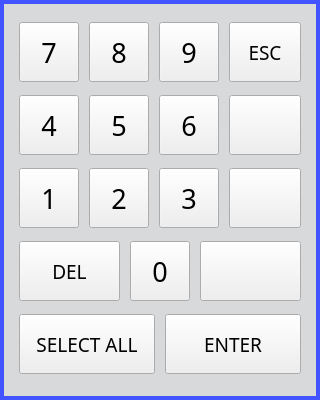
<?xml version="1.0" encoding="UTF-8"?>
<ui version="4.0">
 <class>Dialog</class>
 <widget class="QDialog" name="Dialog">
  <property name="windowModality">
   <enum>Qt::NonModal</enum>
  </property>
  <property name="geometry">
   <rect>
    <x>0</x>
    <y>0</y>
    <width>320</width>
    <height>400</height>
   </rect>
  </property>
  <property name="focusPolicy">
   <enum>Qt::NoFocus</enum>
  </property>
  <property name="windowTitle">
   <string>Dialog</string>
  </property>
  <layout class="QVBoxLayout" name="verticalLayout">
   <property name="spacing">
    <number>0</number>
   </property>
   <property name="sizeConstraint">
    <enum>QLayout::SetFixedSize</enum>
   </property>
   <property name="leftMargin">
    <number>0</number>
   </property>
   <property name="topMargin">
    <number>0</number>
   </property>
   <property name="rightMargin">
    <number>0</number>
   </property>
   <property name="bottomMargin">
    <number>0</number>
   </property>
   <item>
    <widget class="QFrame" name="frame">
     <property name="sizePolicy">
      <sizepolicy hsizetype="Fixed" vsizetype="Fixed">
       <horstretch>0</horstretch>
       <verstretch>0</verstretch>
      </sizepolicy>
     </property>
     <property name="minimumSize">
      <size>
       <width>320</width>
       <height>400</height>
      </size>
     </property>
     <property name="maximumSize">
      <size>
       <width>320</width>
       <height>400</height>
      </size>
     </property>
     <property name="styleSheet">
      <string notr="true">QFrame{
    border-style: solid;
    border-width: 4px;
    border-color: rgb(65, 84, 255);
    border-radius: 0px;
    background: rgb(216, 217, 218);
}</string>
     </property>
     <property name="frameShape">
      <enum>QFrame::StyledPanel</enum>
     </property>
     <property name="frameShadow">
      <enum>QFrame::Raised</enum>
     </property>
     <layout class="QVBoxLayout" name="verticalLayout_2">
      <property name="spacing">
       <number>10</number>
      </property>
      <property name="leftMargin">
       <number>15</number>
      </property>
      <property name="topMargin">
       <number>15</number>
      </property>
      <property name="rightMargin">
       <number>15</number>
      </property>
      <property name="bottomMargin">
       <number>15</number>
      </property>
      <item>
       <layout class="QHBoxLayout" name="horizontalLayout_2">
        <property name="spacing">
         <number>10</number>
        </property>
        <item>
         <widget class="VKBKey" name="np7">
          <property name="sizePolicy">
           <sizepolicy hsizetype="Fixed" vsizetype="Fixed">
            <horstretch>0</horstretch>
            <verstretch>0</verstretch>
           </sizepolicy>
          </property>
          <property name="minimumSize">
           <size>
            <width>60</width>
            <height>60</height>
           </size>
          </property>
          <property name="maximumSize">
           <size>
            <width>60</width>
            <height>60</height>
           </size>
          </property>
          <property name="font">
           <font>
            <family>Bebas Kai</family>
            <pointsize>20</pointsize>
            <weight>50</weight>
            <italic>false</italic>
            <bold>false</bold>
           </font>
          </property>
          <property name="focusPolicy">
           <enum>Qt::NoFocus</enum>
          </property>
          <property name="styleSheet">
           <string notr="true"/>
          </property>
          <property name="text">
           <string>7</string>
          </property>
          <property name="buttonColorGroup" stdset="0">
           <string>light_white</string>
          </property>
         </widget>
        </item>
        <item>
         <widget class="VKBKey" name="np8">
          <property name="sizePolicy">
           <sizepolicy hsizetype="Fixed" vsizetype="Fixed">
            <horstretch>0</horstretch>
            <verstretch>0</verstretch>
           </sizepolicy>
          </property>
          <property name="minimumSize">
           <size>
            <width>60</width>
            <height>60</height>
           </size>
          </property>
          <property name="maximumSize">
           <size>
            <width>60</width>
            <height>60</height>
           </size>
          </property>
          <property name="font">
           <font>
            <family>Bebas Kai</family>
            <pointsize>20</pointsize>
            <weight>50</weight>
            <italic>false</italic>
            <bold>false</bold>
           </font>
          </property>
          <property name="focusPolicy">
           <enum>Qt::NoFocus</enum>
          </property>
          <property name="styleSheet">
           <string notr="true"/>
          </property>
          <property name="text">
           <string>8</string>
          </property>
          <property name="buttonColorGroup" stdset="0">
           <string>light_white</string>
          </property>
         </widget>
        </item>
        <item>
         <widget class="VKBKey" name="np9">
          <property name="sizePolicy">
           <sizepolicy hsizetype="Fixed" vsizetype="Fixed">
            <horstretch>0</horstretch>
            <verstretch>0</verstretch>
           </sizepolicy>
          </property>
          <property name="minimumSize">
           <size>
            <width>60</width>
            <height>60</height>
           </size>
          </property>
          <property name="maximumSize">
           <size>
            <width>60</width>
            <height>60</height>
           </size>
          </property>
          <property name="font">
           <font>
            <family>Bebas Kai</family>
            <pointsize>20</pointsize>
            <weight>50</weight>
            <italic>false</italic>
            <bold>false</bold>
           </font>
          </property>
          <property name="focusPolicy">
           <enum>Qt::NoFocus</enum>
          </property>
          <property name="styleSheet">
           <string notr="true"/>
          </property>
          <property name="text">
           <string>9</string>
          </property>
          <property name="buttonColorGroup" stdset="0">
           <string>light_white</string>
          </property>
         </widget>
        </item>
        <item>
         <widget class="VKBKey" name="esc">
          <property name="sizePolicy">
           <sizepolicy hsizetype="Preferred" vsizetype="Fixed">
            <horstretch>0</horstretch>
            <verstretch>0</verstretch>
           </sizepolicy>
          </property>
          <property name="minimumSize">
           <size>
            <width>60</width>
            <height>60</height>
           </size>
          </property>
          <property name="maximumSize">
           <size>
            <width>16777215</width>
            <height>60</height>
           </size>
          </property>
          <property name="sizeIncrement">
           <size>
            <width>0</width>
            <height>0</height>
           </size>
          </property>
          <property name="baseSize">
           <size>
            <width>0</width>
            <height>0</height>
           </size>
          </property>
          <property name="font">
           <font>
            <family>Bebas Kai</family>
            <pointsize>14</pointsize>
            <weight>50</weight>
            <italic>false</italic>
            <bold>false</bold>
           </font>
          </property>
          <property name="focusPolicy">
           <enum>Qt::NoFocus</enum>
          </property>
          <property name="styleSheet">
           <string notr="true">font: 14pt &quot;Bebas Kai&quot;;</string>
          </property>
          <property name="text">
           <string>ESC</string>
          </property>
          <property name="key" stdset="0">
           <string>Esc</string>
          </property>
         </widget>
        </item>
       </layout>
      </item>
      <item>
       <layout class="QHBoxLayout" name="horizontalLayout_3">
        <property name="spacing">
         <number>10</number>
        </property>
        <item>
         <widget class="VKBKey" name="np4">
          <property name="sizePolicy">
           <sizepolicy hsizetype="Fixed" vsizetype="Fixed">
            <horstretch>0</horstretch>
            <verstretch>0</verstretch>
           </sizepolicy>
          </property>
          <property name="minimumSize">
           <size>
            <width>60</width>
            <height>60</height>
           </size>
          </property>
          <property name="maximumSize">
           <size>
            <width>60</width>
            <height>60</height>
           </size>
          </property>
          <property name="font">
           <font>
            <family>Bebas Kai</family>
            <pointsize>20</pointsize>
            <weight>50</weight>
            <italic>false</italic>
            <bold>false</bold>
           </font>
          </property>
          <property name="focusPolicy">
           <enum>Qt::NoFocus</enum>
          </property>
          <property name="styleSheet">
           <string notr="true"/>
          </property>
          <property name="text">
           <string>4</string>
          </property>
          <property name="buttonColorGroup" stdset="0">
           <string>light_white</string>
          </property>
         </widget>
        </item>
        <item>
         <widget class="VKBKey" name="np5">
          <property name="sizePolicy">
           <sizepolicy hsizetype="Fixed" vsizetype="Fixed">
            <horstretch>0</horstretch>
            <verstretch>0</verstretch>
           </sizepolicy>
          </property>
          <property name="minimumSize">
           <size>
            <width>60</width>
            <height>60</height>
           </size>
          </property>
          <property name="maximumSize">
           <size>
            <width>60</width>
            <height>60</height>
           </size>
          </property>
          <property name="font">
           <font>
            <family>Bebas Kai</family>
            <pointsize>20</pointsize>
            <weight>50</weight>
            <italic>false</italic>
            <bold>false</bold>
           </font>
          </property>
          <property name="focusPolicy">
           <enum>Qt::NoFocus</enum>
          </property>
          <property name="styleSheet">
           <string notr="true"/>
          </property>
          <property name="text">
           <string>5</string>
          </property>
          <property name="buttonColorGroup" stdset="0">
           <string>light_white</string>
          </property>
         </widget>
        </item>
        <item>
         <widget class="VKBKey" name="np6">
          <property name="sizePolicy">
           <sizepolicy hsizetype="Fixed" vsizetype="Fixed">
            <horstretch>0</horstretch>
            <verstretch>0</verstretch>
           </sizepolicy>
          </property>
          <property name="minimumSize">
           <size>
            <width>60</width>
            <height>60</height>
           </size>
          </property>
          <property name="maximumSize">
           <size>
            <width>60</width>
            <height>60</height>
           </size>
          </property>
          <property name="font">
           <font>
            <family>Bebas Kai</family>
            <pointsize>20</pointsize>
            <weight>50</weight>
            <italic>false</italic>
            <bold>false</bold>
           </font>
          </property>
          <property name="focusPolicy">
           <enum>Qt::NoFocus</enum>
          </property>
          <property name="styleSheet">
           <string notr="true"/>
          </property>
          <property name="text">
           <string>6</string>
          </property>
          <property name="buttonColorGroup" stdset="0">
           <string>light_white</string>
          </property>
         </widget>
        </item>
        <item>
         <widget class="VKBKey" name="left_arrow">
          <property name="sizePolicy">
           <sizepolicy hsizetype="Preferred" vsizetype="Fixed">
            <horstretch>0</horstretch>
            <verstretch>0</verstretch>
           </sizepolicy>
          </property>
          <property name="minimumSize">
           <size>
            <width>60</width>
            <height>60</height>
           </size>
          </property>
          <property name="maximumSize">
           <size>
            <width>16777215</width>
            <height>60</height>
           </size>
          </property>
          <property name="font">
           <font>
            <family>Bebas Kai</family>
            <pointsize>13</pointsize>
            <weight>50</weight>
            <italic>false</italic>
            <bold>false</bold>
           </font>
          </property>
          <property name="focusPolicy">
           <enum>Qt::NoFocus</enum>
          </property>
          <property name="styleSheet">
           <string notr="true"/>
          </property>
          <property name="text">
           <string/>
          </property>
          <property name="icon">
           <iconset>
            <normaloff>:/images/left_arrow.png</normaloff>:/images/left_arrow.png</iconset>
          </property>
          <property name="iconSize">
           <size>
            <width>30</width>
            <height>30</height>
           </size>
          </property>
          <property name="key" stdset="0">
           <string>Left</string>
          </property>
          <property name="buttonColorGroup" stdset="0">
           <string>blue_white</string>
          </property>
         </widget>
        </item>
       </layout>
      </item>
      <item>
       <layout class="QHBoxLayout" name="horizontalLayout_4">
        <property name="spacing">
         <number>10</number>
        </property>
        <item>
         <widget class="VKBKey" name="np1">
          <property name="sizePolicy">
           <sizepolicy hsizetype="Fixed" vsizetype="Fixed">
            <horstretch>0</horstretch>
            <verstretch>0</verstretch>
           </sizepolicy>
          </property>
          <property name="minimumSize">
           <size>
            <width>60</width>
            <height>60</height>
           </size>
          </property>
          <property name="maximumSize">
           <size>
            <width>60</width>
            <height>60</height>
           </size>
          </property>
          <property name="font">
           <font>
            <family>Bebas Kai</family>
            <pointsize>20</pointsize>
            <weight>50</weight>
            <italic>false</italic>
            <bold>false</bold>
           </font>
          </property>
          <property name="focusPolicy">
           <enum>Qt::NoFocus</enum>
          </property>
          <property name="styleSheet">
           <string notr="true"/>
          </property>
          <property name="text">
           <string>1</string>
          </property>
          <property name="buttonColorGroup" stdset="0">
           <string>light_white</string>
          </property>
         </widget>
        </item>
        <item>
         <widget class="VKBKey" name="np2">
          <property name="sizePolicy">
           <sizepolicy hsizetype="Fixed" vsizetype="Fixed">
            <horstretch>0</horstretch>
            <verstretch>0</verstretch>
           </sizepolicy>
          </property>
          <property name="minimumSize">
           <size>
            <width>60</width>
            <height>60</height>
           </size>
          </property>
          <property name="maximumSize">
           <size>
            <width>60</width>
            <height>60</height>
           </size>
          </property>
          <property name="font">
           <font>
            <family>Bebas Kai</family>
            <pointsize>20</pointsize>
            <weight>50</weight>
            <italic>false</italic>
            <bold>false</bold>
           </font>
          </property>
          <property name="focusPolicy">
           <enum>Qt::NoFocus</enum>
          </property>
          <property name="styleSheet">
           <string notr="true"/>
          </property>
          <property name="text">
           <string>2</string>
          </property>
          <property name="buttonColorGroup" stdset="0">
           <string>light_white</string>
          </property>
         </widget>
        </item>
        <item>
         <widget class="VKBKey" name="np3">
          <property name="sizePolicy">
           <sizepolicy hsizetype="Fixed" vsizetype="Fixed">
            <horstretch>0</horstretch>
            <verstretch>0</verstretch>
           </sizepolicy>
          </property>
          <property name="minimumSize">
           <size>
            <width>60</width>
            <height>60</height>
           </size>
          </property>
          <property name="maximumSize">
           <size>
            <width>60</width>
            <height>60</height>
           </size>
          </property>
          <property name="font">
           <font>
            <family>Bebas Kai</family>
            <pointsize>20</pointsize>
            <weight>50</weight>
            <italic>false</italic>
            <bold>false</bold>
           </font>
          </property>
          <property name="focusPolicy">
           <enum>Qt::NoFocus</enum>
          </property>
          <property name="styleSheet">
           <string notr="true"/>
          </property>
          <property name="text">
           <string>3</string>
          </property>
          <property name="buttonColorGroup" stdset="0">
           <string>light_white</string>
          </property>
         </widget>
        </item>
        <item>
         <widget class="VKBKey" name="right_arrow">
          <property name="sizePolicy">
           <sizepolicy hsizetype="Preferred" vsizetype="Fixed">
            <horstretch>0</horstretch>
            <verstretch>0</verstretch>
           </sizepolicy>
          </property>
          <property name="minimumSize">
           <size>
            <width>60</width>
            <height>60</height>
           </size>
          </property>
          <property name="maximumSize">
           <size>
            <width>16777215</width>
            <height>60</height>
           </size>
          </property>
          <property name="font">
           <font>
            <family>Bebas Kai</family>
            <pointsize>13</pointsize>
            <weight>50</weight>
            <italic>false</italic>
            <bold>false</bold>
           </font>
          </property>
          <property name="focusPolicy">
           <enum>Qt::NoFocus</enum>
          </property>
          <property name="styleSheet">
           <string notr="true"/>
          </property>
          <property name="text">
           <string/>
          </property>
          <property name="icon">
           <iconset>
            <normaloff>:/images/right_arrow.png</normaloff>:/images/right_arrow.png</iconset>
          </property>
          <property name="iconSize">
           <size>
            <width>35</width>
            <height>35</height>
           </size>
          </property>
          <property name="key" stdset="0">
           <string>Right</string>
          </property>
          <property name="buttonColorGroup" stdset="0">
           <string>blue_white</string>
          </property>
         </widget>
        </item>
       </layout>
      </item>
      <item>
       <layout class="QHBoxLayout" name="horizontalLayout_5">
        <property name="spacing">
         <number>10</number>
        </property>
        <item>
         <widget class="VKBKey" name="dlt">
          <property name="sizePolicy">
           <sizepolicy hsizetype="Preferred" vsizetype="Fixed">
            <horstretch>0</horstretch>
            <verstretch>0</verstretch>
           </sizepolicy>
          </property>
          <property name="minimumSize">
           <size>
            <width>60</width>
            <height>60</height>
           </size>
          </property>
          <property name="sizeIncrement">
           <size>
            <width>0</width>
            <height>0</height>
           </size>
          </property>
          <property name="baseSize">
           <size>
            <width>0</width>
            <height>0</height>
           </size>
          </property>
          <property name="font">
           <font>
            <family>Bebas Kai</family>
            <pointsize>14</pointsize>
            <weight>50</weight>
            <italic>false</italic>
            <bold>false</bold>
           </font>
          </property>
          <property name="focusPolicy">
           <enum>Qt::NoFocus</enum>
          </property>
          <property name="styleSheet">
           <string notr="true">font: 14pt &quot;Bebas Kai&quot;;</string>
          </property>
          <property name="text">
           <string>DEL</string>
          </property>
          <property name="key" stdset="0">
           <string>Del</string>
          </property>
         </widget>
        </item>
        <item>
         <widget class="VKBKey" name="np0">
          <property name="sizePolicy">
           <sizepolicy hsizetype="Fixed" vsizetype="Fixed">
            <horstretch>0</horstretch>
            <verstretch>0</verstretch>
           </sizepolicy>
          </property>
          <property name="minimumSize">
           <size>
            <width>60</width>
            <height>60</height>
           </size>
          </property>
          <property name="maximumSize">
           <size>
            <width>60</width>
            <height>60</height>
           </size>
          </property>
          <property name="font">
           <font>
            <family>Bebas Kai</family>
            <pointsize>20</pointsize>
            <weight>50</weight>
            <italic>false</italic>
            <bold>false</bold>
           </font>
          </property>
          <property name="focusPolicy">
           <enum>Qt::NoFocus</enum>
          </property>
          <property name="styleSheet">
           <string notr="true"/>
          </property>
          <property name="text">
           <string>0</string>
          </property>
          <property name="buttonColorGroup" stdset="0">
           <string>light_white</string>
          </property>
         </widget>
        </item>
        <item>
         <widget class="VKBKey" name="backspace">
          <property name="sizePolicy">
           <sizepolicy hsizetype="Preferred" vsizetype="Fixed">
            <horstretch>0</horstretch>
            <verstretch>0</verstretch>
           </sizepolicy>
          </property>
          <property name="minimumSize">
           <size>
            <width>60</width>
            <height>60</height>
           </size>
          </property>
          <property name="font">
           <font>
            <family>Bebas Kai</family>
            <pointsize>20</pointsize>
           </font>
          </property>
          <property name="focusPolicy">
           <enum>Qt::NoFocus</enum>
          </property>
          <property name="styleSheet">
           <string notr="true"/>
          </property>
          <property name="text">
           <string/>
          </property>
          <property name="icon">
           <iconset>
            <normaloff>:/images/backspace.png</normaloff>:/images/backspace.png</iconset>
          </property>
          <property name="iconSize">
           <size>
            <width>45</width>
            <height>45</height>
           </size>
          </property>
          <property name="autoRepeat">
           <bool>true</bool>
          </property>
          <property name="key" stdset="0">
           <string>Backspace</string>
          </property>
         </widget>
        </item>
       </layout>
      </item>
      <item>
       <layout class="QHBoxLayout" name="horizontalLayout">
        <item>
         <widget class="VKBKey" name="select_all">
          <property name="sizePolicy">
           <sizepolicy hsizetype="Preferred" vsizetype="Fixed">
            <horstretch>0</horstretch>
            <verstretch>0</verstretch>
           </sizepolicy>
          </property>
          <property name="minimumSize">
           <size>
            <width>60</width>
            <height>60</height>
           </size>
          </property>
          <property name="sizeIncrement">
           <size>
            <width>0</width>
            <height>0</height>
           </size>
          </property>
          <property name="baseSize">
           <size>
            <width>0</width>
            <height>0</height>
           </size>
          </property>
          <property name="font">
           <font>
            <family>Bebas Kai</family>
            <pointsize>14</pointsize>
            <weight>50</weight>
            <italic>false</italic>
            <bold>false</bold>
           </font>
          </property>
          <property name="focusPolicy">
           <enum>Qt::NoFocus</enum>
          </property>
          <property name="styleSheet">
           <string notr="true">font: 14pt &quot;Bebas Kai&quot;;</string>
          </property>
          <property name="text">
           <string>SELECT ALL</string>
          </property>
          <property name="key" stdset="0">
           <string>Ctrl+A</string>
          </property>
         </widget>
        </item>
        <item>
         <widget class="VKBKey" name="enter">
          <property name="sizePolicy">
           <sizepolicy hsizetype="Preferred" vsizetype="Fixed">
            <horstretch>0</horstretch>
            <verstretch>0</verstretch>
           </sizepolicy>
          </property>
          <property name="minimumSize">
           <size>
            <width>60</width>
            <height>60</height>
           </size>
          </property>
          <property name="font">
           <font>
            <family>Bebas Kai</family>
            <pointsize>14</pointsize>
            <weight>50</weight>
            <italic>false</italic>
            <bold>false</bold>
           </font>
          </property>
          <property name="focusPolicy">
           <enum>Qt::NoFocus</enum>
          </property>
          <property name="styleSheet">
           <string notr="true">font: 14pt &quot;Bebas Kai&quot;;</string>
          </property>
          <property name="text">
           <string>ENTER</string>
          </property>
          <property name="key" stdset="0">
           <string>Return</string>
          </property>
         </widget>
        </item>
       </layout>
      </item>
     </layout>
    </widget>
   </item>
  </layout>
 </widget>
 <customwidgets>
  <customwidget>
   <class>VKBKey</class>
   <extends>QPushButton</extends>
   <header>qtpyvcp.widgets.virtual_keyboards.vkb_key</header>
  </customwidget>
 </customwidgets>
 <resources>
  <include location="../probe_basic.qrc"/>
 </resources>
 <connections/>
</ui>
